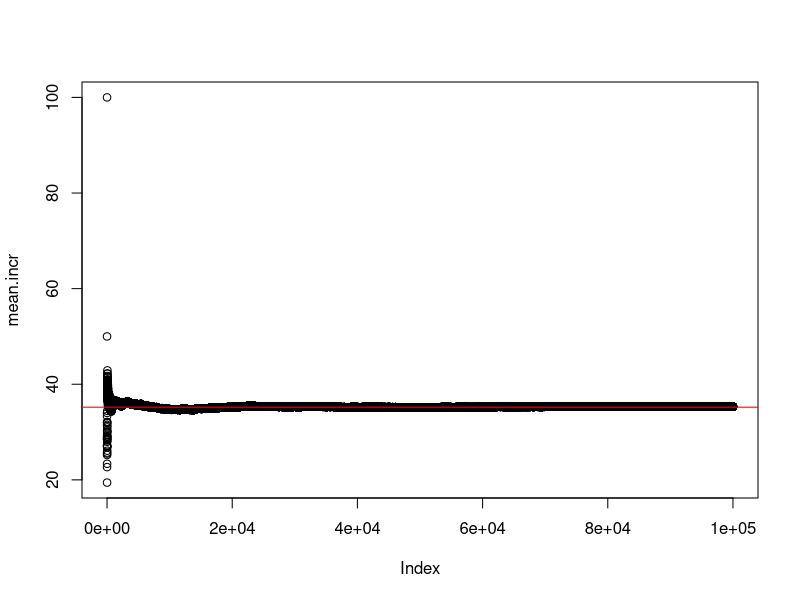
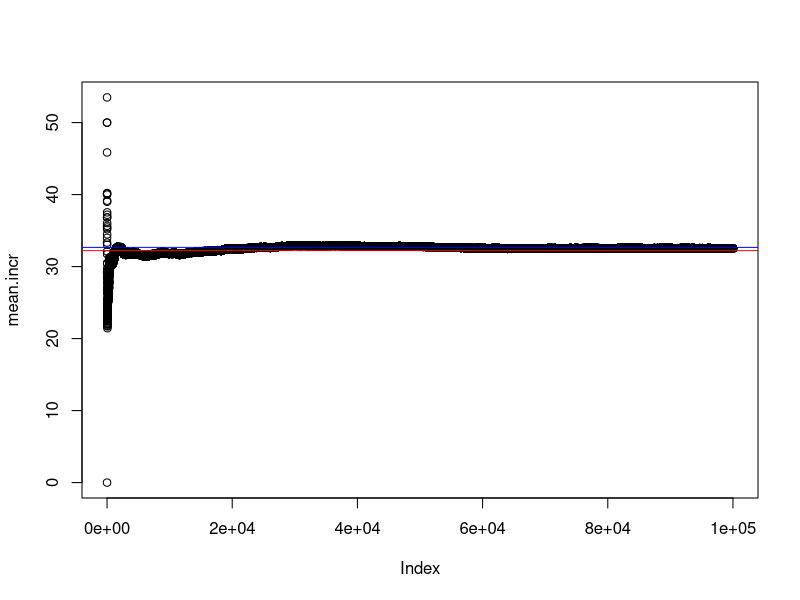

Source code (R) for these figures, in order: (Note: a time limit stopped this script after it produced the figures.)
# ---------------------------- E[a1^2] ----------------------------

# Verifico esattezza della forma chiusa di E[a1^2], i>1 dove
# a1= 1{x1<Y}+sum_{h=1}^m 1{x1<Y, Xh<Y}

B=10^5
m=10

res = vector()
x1 = runif(n=1, min=0, max=2)
for(b in 1:B){

  Xshort = runif(n=(m-1), min=0, max=2)
  X = c(x1, Xshort)
  Y = runif(n=1, min=0, max=2)

  cond2 = X<Y

  # a1
  cond11 = ifelse(x1<Y, 1, 0)
  cond21 = sum(cond2)*cond11
  a1 = cond21+cond11

  res[b] = a1^2
}

mean(res)
(closed = 4*(1-(punif(x1, min = 0, max = 2)))+
  5/2*(m-1)*(1-(punif(x1, min = 0, max = 2))^2)+
  (m-1)*(m-2)/3*(1-(punif(x1, min = 0, max = 2))^3))

mean.incr = sapply(1:B, function(b) mean(res[1:b]))
plot(mean.incr)
abline(h = closed, col = "red")


# ---------------------------- E[a1*ai] ----------------------------

# Verifico esattezza della forma chiusa di E[ai*a1], i>1 dove
# ai= 1{Xi<Y}+sum_{h=1}^m 1{Xi<Y, Xh<Y}
# a1= 1{x1<Y}+sum_{h=1}^m 1{x1<Y, Xh<Y}

B=10^5
m=10

#set.seed(123)
res = vector()
x1 = runif(n=1, min=0, max=2)
for(b in 1:B){

  Xh = runif(n=(m-2), min=0, max=2)
  Xi = runif(n=1, min=0, max=2)
  X = c(x1, Xi, Xh)
  Y = runif(n=1, min=0, max=2)

  cond2 = X<Y

  # a1
  cond11 = ifelse(x1<Y, 1, 0)
  cond21 = sum(cond2)*cond11
  a1 = cond21+cond11

  # ai
  cond1i = ifelse(Xi<Y, 1, 0)
  cond2i = sum(cond2)*cond1i
  ai = cond2i+cond1i

  res[b] = a1*ai

}

mean(res)
(closed = (m-2)^2/4*(1-(punif(x1, min = 0, max = 2))^4)+
  2*(m-2)*(1-(punif(x1, min = 0, max = 2))^3)+
  9/2*(1-(punif(x1, min = 0, max = 2))^2))

(closed2 = (m-2)*(m-3)/4*(1-(punif(x1, min = 0, max = 2))^4)+
    7/3*(m-2)*(1-(punif(x1, min = 0, max = 2))^3)+
    9/2*(1-(punif(x1, min = 0, max = 2))^2))


mean.incr = sapply(1:B, function(b) mean(res[1:b]))
plot(mean.incr)
abline(h = closed, col = "red")
abline(h = closed2, col = "blue")


# ---------------------------- E[ai^2] ----------------------------

# Verifico esattezza della forma chiusa di E[ai^2], i>1 dove
# ai= 1{Xi<Y}+sum_{h=1}^m 1{Xi<Y, Xh<Y}

B=10^5
m=10

#set.seed(123)
res = vector()
x1 = runif(n=1, min=0, max=2)
for(b in 1:B){

  Xshort = runif(n=(m-2), min=0, max=2)
  Xi = runif(n=1, min=0, max=2)
  X = c(x1, Xi, Xshort)
  Y = runif(n=1, min=0, max=2)

  cond2 = X<Y

  # ai
  cond1i = ifelse(Xi<Y, 1, 0)
  cond2i = sum(cond2)*cond1i
  ai = cond2i+cond1i

  res[b] = ai^2

}

mean(res)
(closed = 2+5/3*(m-2)+(m-3)*(m-2)/4+
  2/3*(m-2)*(1-(punif(x1, min = 0, max = 2))^3)+
  5/2*(1-(punif(x1, min = 0, max = 2))^2))

mean.incr = sapply(1:B, function(b) mean(res[1:b]))
plot(mean.incr)
abline(h = closed, col = "red")



# ---------------------------- E[ai*aj] ----------------------------

# Verifico esattezza della forma chiusa di E[ai*aj], i,j>1 i!=j dove
# ai= 1{Xi<Y}+sum_{h=1}^m 1{Xi<Y, Xh<Y}
# aj= 1{Xj<Y}+sum_{r=1}^m 1{Xj<Y, Xr<Y}

B=10^5
m=10

#set.seed(123)
res = vector()
x1 = runif(n=1, min=0, max=2)
for(b in 1:B){

  Xshort = runif(n=(m-3), min=0, max=2)
  Xi = runif(n=1, min=0, max=2)
  Xj = runif(n=1, min=0, max=2)
  X = c(x1, Xi, Xj, Xshort)
  Y = runif(n=1, min=0, max=2)

  cond2 = X<Y

  # aj
  cond1j = ifelse(Xj<Y, 1, 0)
  cond2j = sum(cond2)*cond1j
  aj = cond2j+cond1j

  # ai
  cond1i = ifelse(Xi<Y, 1, 0)
  cond2i = sum(cond2)*cond1i
  ai = cond2i+cond1i

  res[b] = aj*ai

}

mean(res)
(closed = 3+7/4*(m-3)+(m-3)*(m-4)/5+
  7/3*(1-(punif(x1, min = 0, max = 2))^3)+
  (m-3)/2*(1-(punif(x1, min = 0, max = 2))^4))


mean.incr = sapply(1:B, function(b) mean(res[1:b]))
plot(mean.incr)
abline(h = closed, col = "red")


# ---------------------------- theta = E[h(X1,X2,...,Xm,Y)] ----------------------------


# Verifico esattezza della forma chiusa di E[h(X1, X2,...,Xm,Y)], dove
# anche X1 è random e
# h(x1, X2,...,Xm,Y) = sum_{i=1}^m ai dove
# ai= 1{Xi<Y}+sum_{h=1}^m 1{Xi<Y, Xh<Y}

B=10^5
m=10

res = vector()
for(b in 1:B){

  X = runif(n=m, min=0, max=2)
  Y = runif(n=1, min=0, max=2)

  cond2 = X<Y

  a = vector()
  for(i in 1:m){
    # ai
    cond1i = ifelse(X[i]<Y, 1, 0)
    cond2i = sum(cond2)*cond1i
    a[i] = cond2i+cond1i
  }
  res[b] = sum(a)
}

mean(res)
theta = m+m*(m-1)/3


mean.incr = sapply(1:B, function(b) mean(res[1:b]))
plot(mean.incr)
abline(h = theta, col = "red")

# ---------------------------- E[h(x1,X2,...,Xm,Y)] ----------------------------

# Verifico esattezza della forma chiusa di E[h(x1, X2,...,Xm,Y)], dove
# h(x1, X2,...,Xm,Y) = sum_{i=1}^m ai dove
# ai= 1{Xi<Y}+sum_{h=1}^m 1{Xi<Y, Xh<Y}

B=10^5
m=10

res = vector()
x1 = runif(n=1, min=0, max=2)
for(b in 1:B){

  Xshort = runif(n=(m-1), min=0, max=2)
  X = c(x1, Xshort)
  Y = runif(n=1, min=0, max=2)

  cond2 = X<Y

  a = vector()
  for(i in 1:m){
    # ai
    cond1i = ifelse(X[i]<Y, 1, 0)
    cond2i = sum(cond2)*cond1i
    a[i] = cond2i+cond1i
  }
  res[b] = sum(a)
}

mean(res)
(closed = 2*(1-punif(x1, min = 0, max = 2))+
  (m-1)*(1-(punif(x1, min = 0, max = 2))^2)+
  (m-1)/3*(1+m))

mean.incr = sapply(1:B, function(b) mean(res[1:b]))
plot(mean.incr)
abline(h = closed, col = "red")



# ---------------------------- E[h(x1,X2,...,Xm,Y)^2] ----------------------------

# Verifico esattezza della forma chiusa di E[h(x1, X2,...,Xm,Y)^2], dove
# h(x1, X2,...,Xm,Y) = sum_{i=1}^m ai dove
# ai= 1{Xi<Y}+sum_{h=1}^m 1{Xi<Y, Xh<Y}

B=10^5
m=10

res = vector()
x1 = runif(n=1, min=0, max=2)
for(b in 1:B){

  Xshort = runif(n=(m-1), min=0, max=2)
  X = c(x1, Xshort)
  Y = runif(n=1, min=0, max=2)

  cond2 = X<Y

  a = vector()
  for(i in 1:m){
    # ai
    cond1i = ifelse(X[i]<Y, 1, 0)
    cond2i = sum(cond2)*cond1i
    a[i] = cond2i+cond1i
  }
  res[b] = sum(a)^2
}

mean(res)

# closed sbagliato, giusto closed2
(closed = (m-1)*(m-2)/15*(3*m^2+9*m+16)+
  4*(1-punif(x1, min = 0, max = 2))+
  14*(m-1)*(1-punif(x1, min = 0, max = 2)^2)+
  8*(m-1)*(m-2)*(1-punif(x1, min = 0, max = 2)^3)+
  (m-1)*(m-2)*(m-3)*(1-punif(x1, min = 0, max = 2)^4))

(closed2 = 5/6-4*punif(x1, min = 0, max = 2)+
  5*punif(x1, min = 0, max = 2)^2-2*punif(x1, min = 0, max = 2)^3+
  7*m/4-5*punif(x1, min = 0, max = 2)^2*m+
  3*punif(x1, min = 0, max = 2)^3*m+7/6*m^2-punif(x1, min = 0, max = 2)^3*m^2+m^3/4+
  1/20*(m-1)*(14-180*punif(x1, min = 0, max = 2)^2-140*punif(x1, min = 0, max = 2)^3*(m-2)+29*m+
                19*m^2+4*m^3-20*punif(x1, min = 0, max = 2)^4*(6-5*m+m^2)))

(closed3 = (m-1)/15*(3*m^3+3*m^2-2*m-2)+
    4*(1-punif(x1, min = 0, max = 2))+
    14*(m-1)*(1-punif(x1, min = 0, max = 2)^2)+
    8*(m-1)*(m-2)*(1-punif(x1, min = 0, max = 2)^3)+
    (m-1)*(m-2)*(m-3)*(1-punif(x1, min = 0, max = 2)^4))


mean.incr = sapply(1:B, function(b) mean(res[1:b]))
plot(mean.incr)
abline(h = closed, col = "red")
abline(h = closed2, col = "blue")
abline(h = closed3, col = "darkgreen")


# -------------------------- z11 ----------------------------------------------

B=10^5
m = 10

theta = m+m*(m-1)/3
theta2 = theta^2

Eh2x1 = function(x1){
  out = (m-1)/15*(3*m^3+3*m^2-2*m-2)+
    4*(1-punif(x1, min = 0, max = 2))+
    14*(m-1)*(1-punif(x1, min = 0, max = 2)^2)+
    8*(m-1)*(m-2)*(1-punif(x1, min = 0, max = 2)^3)+
    (m-1)*(m-2)*(m-3)*(1-punif(x1, min = 0, max = 2)^4)
  return(out)
}

Ehx1 = function(x1){
  out = 2*(1-punif(x1, min = 0, max = 2))+
    (m-1)*(1-(punif(x1, min = 0, max = 2))^2)+
    (m-1)/3*(1+m)
  return(out)
}

x1s = runif(n=B, min=0, max=2)
res = sapply(x1s, function(x) Eh2x1(x)+theta2-2*theta*Ehx1(x))


mean(res)

(z11 = 4/45*m^4+16/45*m^3+19/45*m^2+2/15*m)

mean.incr = sapply(1:B, function(b) mean(res[1:b]))
plot(mean.incr)
abline(h = z11, col = "red")
